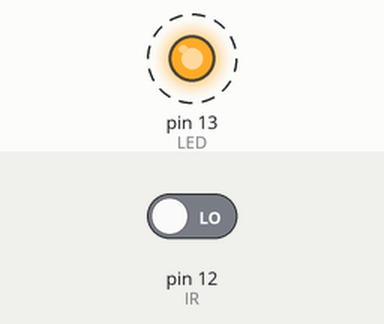
Bench run of a sketch on a simulated Arduino Uno, built with avr-gcc and run on an emulated ATmega328P. Parts: output pins drawn as LEDs (lit = HIGH). Dashed ring = blinking. The inputs (shaded band) are chosen by the test bench; at power-on: pin 12 (IR) LOW.

Above: at 2.0 s.
2.1 s: pin 12 (IR) driven HIGH
At 2.25 s:
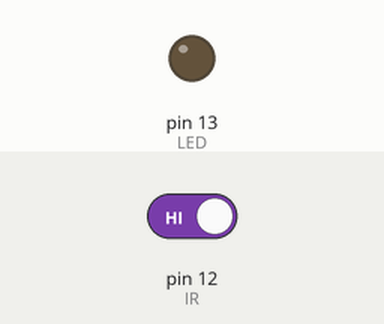
At 2.65 s:
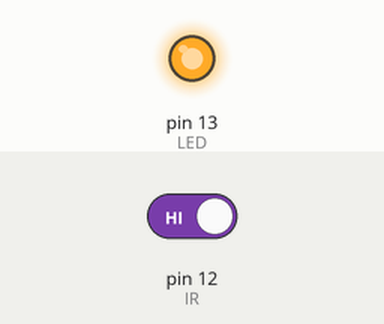
Timing chart, 0 to 11.3 s (numbered marks = the images above; inputs shaded):
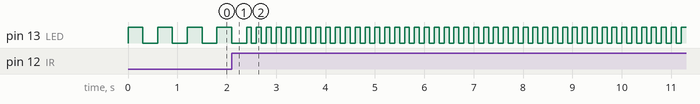

The sketch:

CheckIR.ino
```cpp
const int IR=12; //红外模块信号输出接在D12
const int LED=13; //D13可以控制板子上的LED灯

void setup(){
  pinMode(IR, INPUT);       //检测信号需要设置为输入
  pinMode(LED, OUTPUT);     //板载LED引脚是D13 设置为输出
}

void loop(){
  if (digitalRead(IR)==HIGH) {      //判断是否有信号
    digitalWrite(LED,HIGH);         //LED亮
    delay(100);                     //延时等待100ms
    digitalWrite(LED,LOW);          //LED灭
    delay(100);                     //延时等待100ms
  }
  else                              //如果没有信号
  {
    digitalWrite(LED,HIGH);         //LED亮
    delay(300);                     //延时等待300ms
    digitalWrite(LED,LOW);          //LED灭
    delay(300);                     //延时等待300ms
  }
}
```

Measured:
- by itself, pin 13 (LED): repeats every 0.20 s: HIGH 0.10 s, LOW 0.10 s
